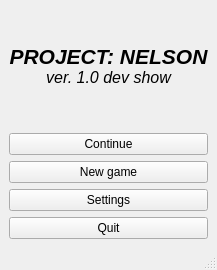
<?xml version="1.0" encoding="UTF-8"?>
<ui version="4.0">
 <class>mainWindow</class>
 <widget class="QMainWindow" name="mainWindow">
  <property name="geometry">
   <rect>
    <x>0</x>
    <y>0</y>
    <width>208</width>
    <height>270</height>
   </rect>
  </property>
  <property name="windowTitle">
   <string>Main menu</string>
  </property>
  <property name="windowIcon">
   <iconset>
    <normaloff>../data/ico/engine.ico</normaloff>../data/ico/engine.ico</iconset>
  </property>
  <widget class="QWidget" name="centralwidget">
   <layout class="QVBoxLayout" name="verticalLayout_2">
    <item>
     <spacer name="verticalSpacer_2">
      <property name="orientation">
       <enum>Qt::Vertical</enum>
      </property>
      <property name="sizeHint" stdset="0">
       <size>
        <width>30</width>
        <height>10</height>
       </size>
      </property>
     </spacer>
    </item>
    <item>
     <widget class="QLabel" name="logo">
      <property name="text">
       <string>&lt;html&gt;&lt;head/&gt;&lt;body&gt;&lt;p align=&quot;center&quot;&gt;&lt;span style=&quot; font-family:'Times New Roman'; font-size:16pt; font-weight:600; font-style:italic;&quot;&gt;PROJECT: NELSON&lt;br/&gt;&lt;/span&gt;&lt;span style=&quot; font-family:'Times New Roman'; font-size:12pt; font-style:italic;&quot;&gt;ver. 1.0 dev show&lt;/span&gt;&lt;/p&gt;&lt;/body&gt;&lt;/html&gt;</string>
      </property>
      <property name="textFormat">
       <enum>Qt::AutoText</enum>
      </property>
     </widget>
    </item>
    <item>
     <spacer name="verticalSpacer">
      <property name="orientation">
       <enum>Qt::Vertical</enum>
      </property>
      <property name="sizeHint" stdset="0">
       <size>
        <width>20</width>
        <height>40</height>
       </size>
      </property>
     </spacer>
    </item>
    <item>
     <layout class="QVBoxLayout" name="verticalLayout">
      <item>
       <widget class="QPushButton" name="continue_btn">
        <property name="text">
         <string>Continue</string>
        </property>
       </widget>
      </item>
      <item>
       <widget class="QPushButton" name="newgame_btn">
        <property name="text">
         <string>New game</string>
        </property>
       </widget>
      </item>
      <item>
       <widget class="QPushButton" name="settings_btn">
        <property name="text">
         <string>Settings</string>
        </property>
       </widget>
      </item>
      <item>
       <widget class="QPushButton" name="quit_btn">
        <property name="text">
         <string>Quit</string>
        </property>
       </widget>
      </item>
     </layout>
    </item>
   </layout>
  </widget>
  <widget class="QStatusBar" name="statusbar"/>
 </widget>
 <resources/>
 <connections/>
</ui>
